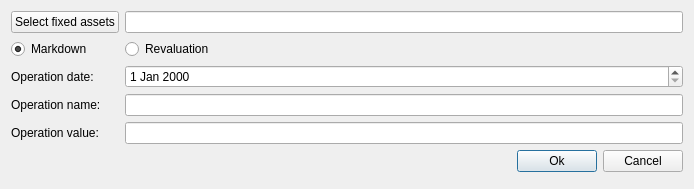
<?xml version="1.0" encoding="UTF-8"?>
<ui version="4.0">
 <class>CreateFxdAstOper</class>
 <widget class="QDialog" name="CreateFxdAstOper">
  <property name="geometry">
   <rect>
    <x>0</x>
    <y>0</y>
    <width>694</width>
    <height>183</height>
   </rect>
  </property>
  <property name="windowTitle">
   <string>Create/Update fixed assets operation</string>
  </property>
  <property name="locale">
   <locale language="English" country="UnitedStates"/>
  </property>
  <property name="modal">
   <bool>false</bool>
  </property>
  <layout class="QGridLayout" name="gridLayout">
   <property name="leftMargin">
    <number>11</number>
   </property>
   <property name="topMargin">
    <number>11</number>
   </property>
   <property name="rightMargin">
    <number>11</number>
   </property>
   <property name="bottomMargin">
    <number>17</number>
   </property>
   <item row="7" column="0" colspan="2">
    <layout class="QHBoxLayout" name="horizontalLayout">
     <item>
      <spacer name="horizontalSpacer">
       <property name="orientation">
        <enum>Qt::Horizontal</enum>
       </property>
       <property name="sizeHint" stdset="0">
        <size>
         <width>40</width>
         <height>20</height>
        </size>
       </property>
      </spacer>
     </item>
     <item>
      <widget class="QPushButton" name="okBtn">
       <property name="text">
        <string>Ok</string>
       </property>
      </widget>
     </item>
     <item>
      <widget class="QPushButton" name="cancelBtn">
       <property name="text">
        <string>Cancel</string>
       </property>
      </widget>
     </item>
    </layout>
   </item>
   <item row="0" column="0">
    <widget class="QPushButton" name="fxdAstButton">
     <property name="text">
      <string>Select fixed assets</string>
     </property>
    </widget>
   </item>
   <item row="0" column="1">
    <widget class="QLineEdit" name="fixedAstEdit"/>
   </item>
   <item row="2" column="1">
    <widget class="QDateEdit" name="operDateEdit"/>
   </item>
   <item row="2" column="0">
    <widget class="QLabel" name="label_7">
     <property name="text">
      <string>Operation date:</string>
     </property>
    </widget>
   </item>
   <item row="3" column="0">
    <widget class="QLabel" name="label">
     <property name="text">
      <string>Operation name:</string>
     </property>
    </widget>
   </item>
   <item row="4" column="0">
    <widget class="QLabel" name="label_2">
     <property name="text">
      <string>Operation value:</string>
     </property>
    </widget>
   </item>
   <item row="3" column="1">
    <widget class="QLineEdit" name="nameEdit"/>
   </item>
   <item row="4" column="1">
    <widget class="QLineEdit" name="valueEdit"/>
   </item>
   <item row="1" column="0">
    <widget class="QRadioButton" name="inRdb">
     <property name="text">
      <string>Markdown</string>
     </property>
     <property name="checked">
      <bool>true</bool>
     </property>
    </widget>
   </item>
   <item row="1" column="1">
    <widget class="QRadioButton" name="decRdb">
     <property name="text">
      <string>Revaluation</string>
     </property>
    </widget>
   </item>
  </layout>
 </widget>
 <tabstops>
  <tabstop>okBtn</tabstop>
  <tabstop>cancelBtn</tabstop>
 </tabstops>
 <resources/>
 <connections/>
</ui>
